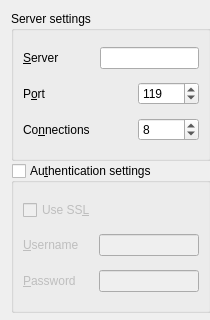
<ui version="4.0" >
 <class>ServerSettings</class>
 <widget class="QWidget" name="ServerSettings" >
  <property name="windowModality" >
   <enum>Qt::NonModal</enum>
  </property>
  <property name="geometry" >
   <rect>
    <x>0</x>
    <y>0</y>
    <width>210</width>
    <height>320</height>
   </rect>
  </property>
  <property name="minimumSize" >
   <size>
    <width>210</width>
    <height>320</height>
   </size>
  </property>
  <property name="windowTitle" >
   <string>Server Settings</string>
  </property>
  <layout class="QVBoxLayout" name="verticalLayout_3" >
   <item>
    <widget class="QGroupBox" name="groupBox" >
     <property name="minimumSize" >
      <size>
       <width>200</width>
       <height>150</height>
      </size>
     </property>
     <property name="title" >
      <string>Server settings</string>
     </property>
     <layout class="QVBoxLayout" name="verticalLayout_2" >
      <item>
       <layout class="QHBoxLayout" name="horizontalLayout_3" >
        <item>
         <widget class="QLabel" name="label" >
          <property name="minimumSize" >
           <size>
            <width>40</width>
            <height>20</height>
           </size>
          </property>
          <property name="text" >
           <string>&amp;Server</string>
          </property>
          <property name="buddy" >
           <cstring>kcfg_server</cstring>
          </property>
         </widget>
        </item>
        <item>
         <spacer name="horizontalSpacer" >
          <property name="orientation" >
           <enum>Qt::Horizontal</enum>
          </property>
          <property name="sizeHint" stdset="0" >
           <size>
            <width>40</width>
            <height>20</height>
           </size>
          </property>
         </spacer>
        </item>
        <item>
         <widget class="KLineEdit" name="kcfg_server" >
          <property name="showClearButton" stdset="0" >
           <bool>true</bool>
          </property>
         </widget>
        </item>
       </layout>
      </item>
      <item>
       <layout class="QHBoxLayout" name="horizontalLayout_4" >
        <item>
         <widget class="QLabel" name="label_2" >
          <property name="minimumSize" >
           <size>
            <width>40</width>
            <height>20</height>
           </size>
          </property>
          <property name="text" >
           <string>P&amp;ort</string>
          </property>
          <property name="buddy" >
           <cstring>kcfg_port</cstring>
          </property>
         </widget>
        </item>
        <item>
         <spacer name="horizontalSpacer_2" >
          <property name="orientation" >
           <enum>Qt::Horizontal</enum>
          </property>
          <property name="sizeHint" stdset="0" >
           <size>
            <width>40</width>
            <height>20</height>
           </size>
          </property>
         </spacer>
        </item>
        <item>
         <widget class="KIntSpinBox" name="kcfg_port" >
          <property name="maximum" >
           <number>65535</number>
          </property>
          <property name="value" >
           <number>119</number>
          </property>
         </widget>
        </item>
       </layout>
      </item>
      <item>
       <layout class="QHBoxLayout" name="horizontalLayout_5" >
        <item>
         <widget class="QLabel" name="label_5" >
          <property name="text" >
           <string>Co&amp;nnections</string>
          </property>
          <property name="buddy" >
           <cstring>kcfg_connections</cstring>
          </property>
         </widget>
        </item>
        <item>
         <spacer name="horizontalSpacer_3" >
          <property name="orientation" >
           <enum>Qt::Horizontal</enum>
          </property>
          <property name="sizeHint" stdset="0" >
           <size>
            <width>40</width>
            <height>20</height>
           </size>
          </property>
         </spacer>
        </item>
        <item>
         <widget class="KIntSpinBox" name="kcfg_connections" >
          <property name="maximum" >
           <number>65535</number>
          </property>
          <property name="value" >
           <number>8</number>
          </property>
         </widget>
        </item>
       </layout>
      </item>
     </layout>
    </widget>
   </item>
   <item>
    <widget class="QGroupBox" name="kcfg_authentication" >
     <property name="sizePolicy" >
      <sizepolicy vsizetype="Preferred" hsizetype="Preferred" >
       <horstretch>0</horstretch>
       <verstretch>0</verstretch>
      </sizepolicy>
     </property>
     <property name="minimumSize" >
      <size>
       <width>200</width>
       <height>150</height>
      </size>
     </property>
     <property name="toolTip" >
      <string>Authentication information</string>
     </property>
     <property name="whatsThis" >
      <string>Check this if the NNTP server requires authentication</string>
     </property>
     <property name="title" >
      <string>Au&amp;thentication settings</string>
     </property>
     <property name="checkable" >
      <bool>true</bool>
     </property>
     <property name="checked" >
      <bool>false</bool>
     </property>
     <layout class="QVBoxLayout" name="verticalLayout" >
      <item>
       <widget class="QCheckBox" name="kcfg_ssl" >
        <property name="toolTip" >
         <string>Use Secure Socket Layer for connection.</string>
        </property>
        <property name="whatsThis" >
         <string>Use SSL encryption to connect to the server.</string>
        </property>
        <property name="text" >
         <string>Use SS&amp;L</string>
        </property>
       </widget>
      </item>
      <item>
       <layout class="QHBoxLayout" name="horizontalLayout" >
        <item>
         <widget class="QLabel" name="label_3" >
          <property name="minimumSize" >
           <size>
            <width>70</width>
            <height>20</height>
           </size>
          </property>
          <property name="text" >
           <string>&amp;Username</string>
          </property>
          <property name="buddy" >
           <cstring>kcfg_username</cstring>
          </property>
         </widget>
        </item>
        <item>
         <widget class="KLineEdit" name="kcfg_username" >
          <property name="showClearButton" stdset="0" >
           <bool>true</bool>
          </property>
         </widget>
        </item>
       </layout>
      </item>
      <item>
       <layout class="QHBoxLayout" name="horizontalLayout_2" >
        <item>
         <widget class="QLabel" name="label_4" >
          <property name="minimumSize" >
           <size>
            <width>70</width>
            <height>20</height>
           </size>
          </property>
          <property name="text" >
           <string>&amp;Password</string>
          </property>
          <property name="buddy" >
           <cstring>kcfg_password</cstring>
          </property>
         </widget>
        </item>
        <item>
         <widget class="KLineEdit" name="kcfg_password" >
          <property name="showClearButton" stdset="0" >
           <bool>true</bool>
          </property>
          <property name="passwordMode" >
           <bool>true</bool>
          </property>
         </widget>
        </item>
       </layout>
      </item>
     </layout>
    </widget>
   </item>
   <item>
    <spacer name="verticalSpacer" >
     <property name="orientation" >
      <enum>Qt::Vertical</enum>
     </property>
     <property name="sizeHint" stdset="0" >
      <size>
       <width>20</width>
       <height>1</height>
      </size>
     </property>
    </spacer>
   </item>
  </layout>
 </widget>
 <customwidgets>
  <customwidget>
   <class>KIntSpinBox</class>
   <extends>QSpinBox</extends>
   <header>knuminput.h</header>
  </customwidget>
  <customwidget>
   <class>KLineEdit</class>
   <extends>QLineEdit</extends>
   <header>klineedit.h</header>
  </customwidget>
 </customwidgets>
 <tabstops>
  <tabstop>kcfg_server</tabstop>
  <tabstop>kcfg_port</tabstop>
  <tabstop>kcfg_connections</tabstop>
  <tabstop>kcfg_authentication</tabstop>
  <tabstop>kcfg_ssl</tabstop>
  <tabstop>kcfg_username</tabstop>
  <tabstop>kcfg_password</tabstop>
 </tabstops>
 <resources/>
 <connections/>
</ui>
